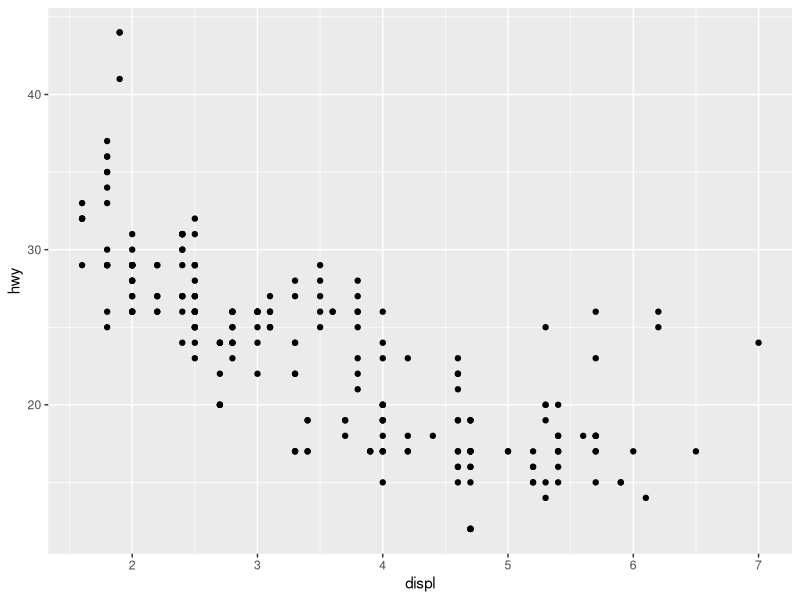
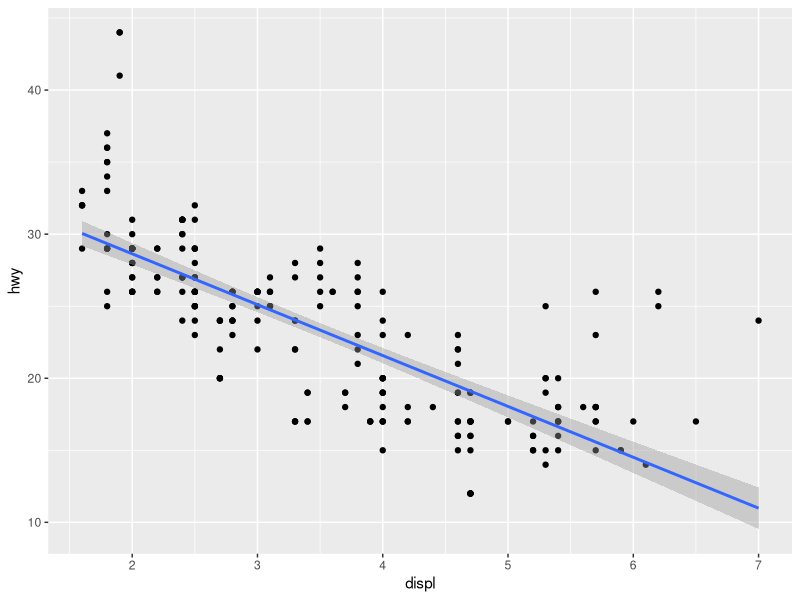
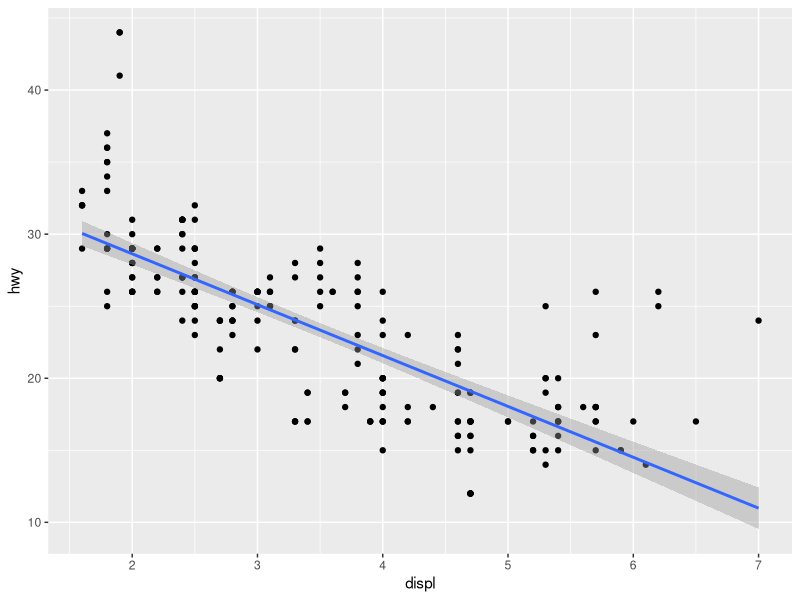
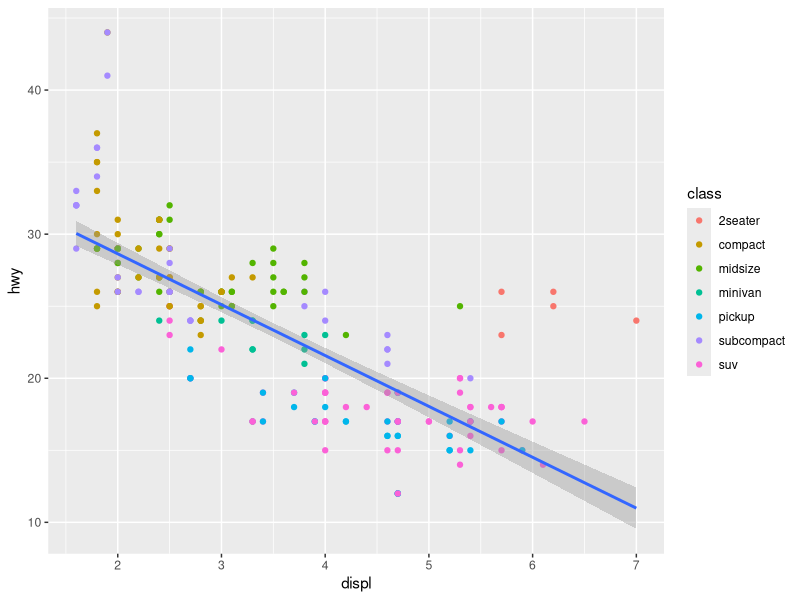
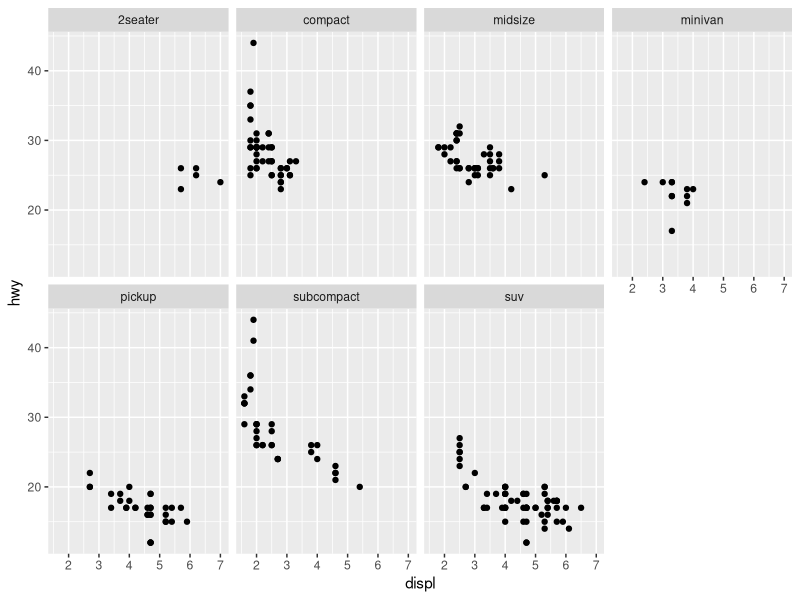
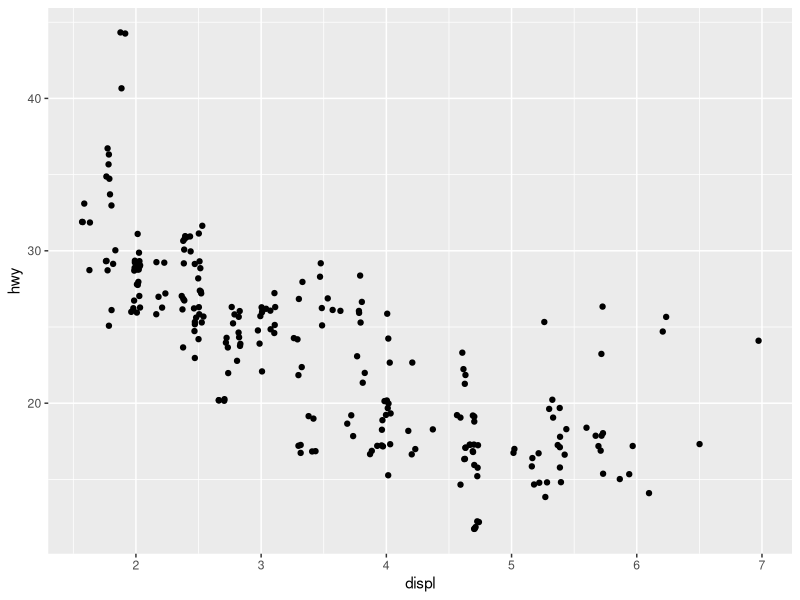
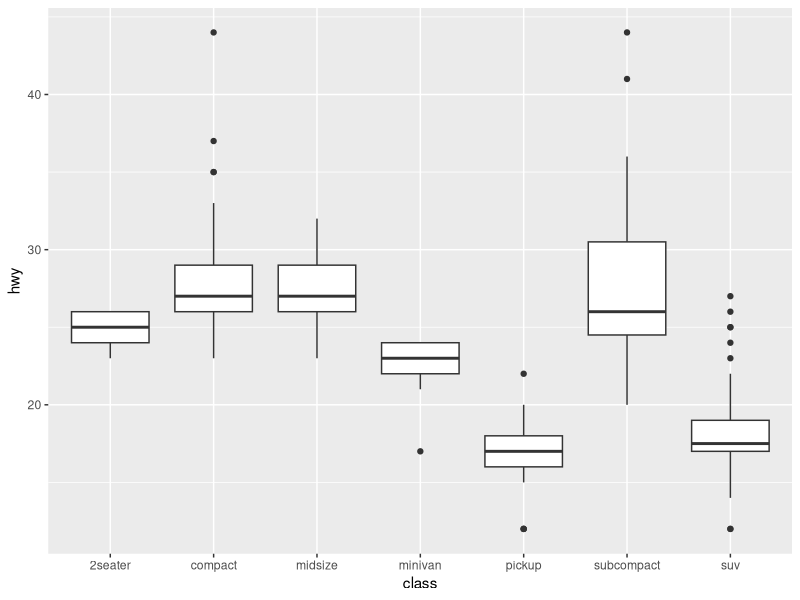
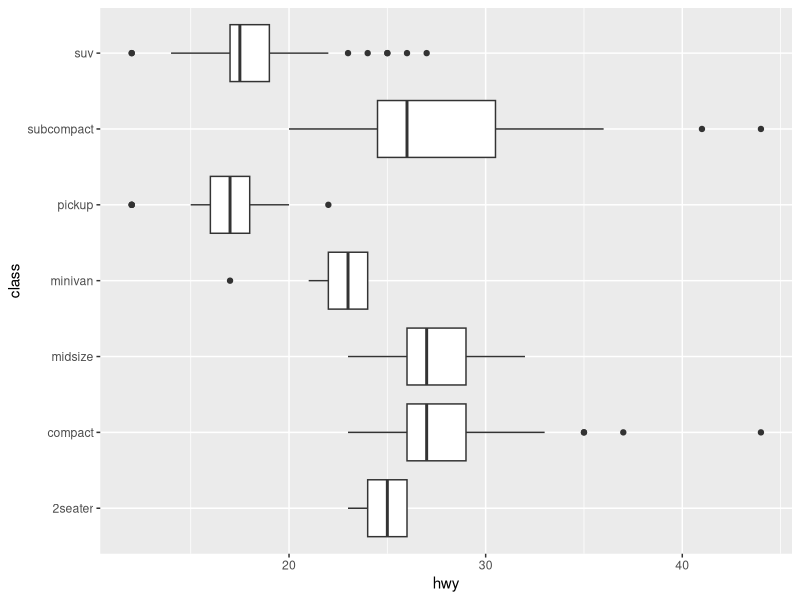

The R source for these figures, in order:
## ---- chunk 1
# This is a good place to put libraries required for using the ggplot function
knitr::opts_chunk$set(echo = TRUE)
options(scipen=999)
library(tidyverse) #Loads the ggplot2 package for visualization
## ---- chunk 2
ggplot(data = mpg) +
  geom_point(aes(x = displ, y = hwy))
## ---- chunk 3
ggplot(data = mpg) +
  geom_point(aes(x = displ, y = hwy)) +
	geom_smooth(aes(x = displ, y = hwy), method = lm)
## ---- chunk 4
ggplot(data = mpg,aes(x = displ, y = hwy)) +
  geom_point() +
	geom_smooth(method = lm)
## ---- chunk 5
ggplot(data = mpg) +
	geom_point(aes(x=displ,y=hwy,color=class)) +
  geom_smooth(aes(x = displ, y = hwy), method = lm)
## ---- chunk 6
ggplot(data = mpg) +
	geom_point(aes(x = displ, y = hwy)) +
	facet_wrap(class~., nrow=2)
## ---- chunk 7
ggplot(data = mpg) + 
	geom_point(aes(x = displ, y = hwy), position = "jitter")
?geom_point
## ---- chunk 8
ggplot(data = mpg) + 
	geom_boxplot(aes(x = class, y = hwy))
## ---- chunk 9
ggplot(data = mpg) + 
	geom_boxplot(aes(x = class, y = hwy)) +
  coord_flip()
